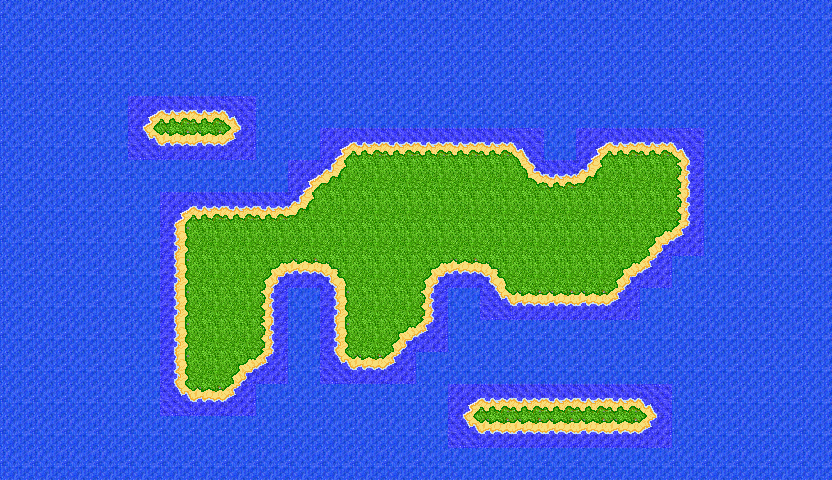

The image is a tile-based game level rendered from a .tmx file. Its description and complete source (layers, tilesets, objects, tile grids) follow:
An orthogonal 26x15 tile map with 32x32 px tiles, 1 tile layer (Tile Layer 1), 2 tilesets.

<map version="1.0" orientation="orthogonal" width="26" height="15" tilewidth="32" tileheight="32">
 <tileset firstgid="1" name="beach tileset" tilewidth="32" tileheight="32">
  <image source="images/original/beach tileset.bmp" width="256" height="1024" />
 </tileset>
 <tileset firstgid="257" name="beach tileset" tilewidth="32" tileheight="32">
  <image source="images/original/beach tileset.bmp" trans="ffffff" width="256" height="1024" />
 </tileset>
 <layer name="Tile Layer 1" width="26" height="15">
  <data encoding="csv">
39,39,39,39,39,39,39,39,39,39,39,39,39,39,39,39,39,39,39,39,39,39,39,39,39,39,
39,39,39,39,39,39,39,39,39,39,39,39,39,39,39,39,39,39,39,39,39,39,39,39,39,39,
39,39,39,39,39,39,39,39,39,39,39,39,39,39,39,39,39,39,39,39,39,39,39,39,39,39,
39,39,39,39,21,16,16,20,39,39,39,39,39,39,39,39,39,39,39,39,39,39,39,39,39,39,
39,39,39,39,22,12,12,14,39,39,21,16,16,16,16,16,20,39,21,16,16,20,39,39,39,39,
39,39,39,39,39,39,39,39,39,21,15,1,1,1,1,1,13,16,15,1,1,6,39,39,39,39,
39,39,39,39,39,21,16,16,16,15,1,1,1,1,1,1,1,1,1,1,1,6,39,39,39,39,
39,39,39,39,39,8,1,1,1,1,1,1,1,1,1,1,1,1,1,1,7,14,39,39,39,39,
39,39,39,39,39,8,1,1,7,12,11,1,1,7,12,11,1,1,1,7,14,39,39,39,39,39,
39,39,39,39,39,8,1,1,6,39,8,1,1,6,39,19,12,12,12,14,39,39,39,39,39,39,
39,39,39,39,39,8,1,1,6,39,8,1,7,14,39,39,39,39,39,39,39,39,39,39,39,39,
39,39,39,39,39,8,1,7,14,39,22,12,14,39,39,39,39,39,39,39,39,39,39,39,39,39,
39,39,39,39,39,22,12,14,39,39,39,39,39,39,21,16,16,16,16,16,20,39,39,39,39,39,
39,39,39,39,39,39,39,39,39,39,39,39,39,39,22,12,12,12,12,12,14,39,39,39,39,39,
39,39,39,39,39,39,39,39,39,39,39,39,39,39,39,39,39,39,39,39,39,39,39,39,39,39
</data>
 </layer>
</map>